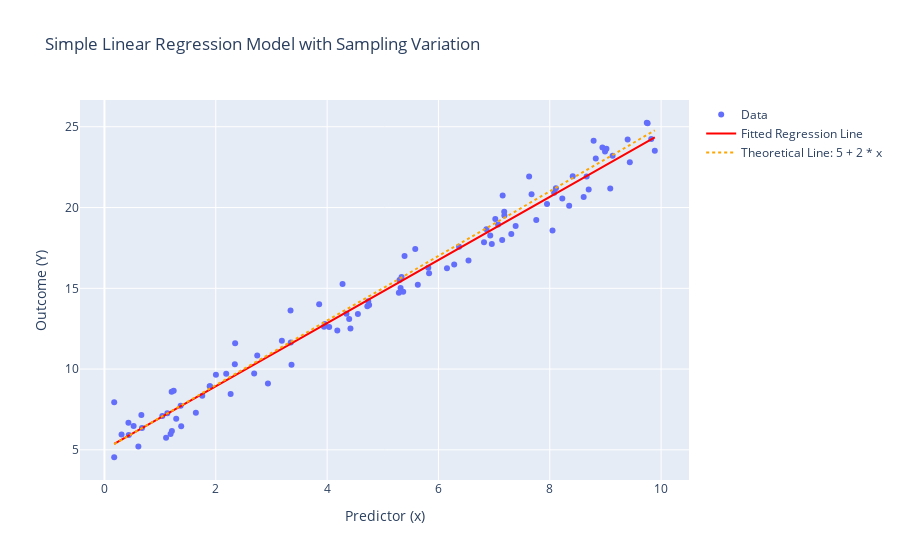

Write notebook code for a chart like this one.
### Markdown cell above
## Q3

### Code cell
import numpy as np
import pandas as pd
import plotly.graph_objects as go
import statsmodels.formula.api as smf

# Define parameters for the regression model
n = 100  # Sample size
beta0 = 5  # Theoretical intercept
beta1 = 2  # Theoretical slope
sigma = 1  # Standard deviation of the error term

# Function to generate a new dataset, fit the model, and plot both lines
def simulate_and_plot():
    # Generate predictor variable x from a uniform distribution
    x = np.random.uniform(0, 10, n)

    # Generate error terms from a normal distribution
    errors = np.random.normal(0, sigma, n)

    # Generate outcome variable Y according to the theoretical model
    Y = beta0 + beta1 * x + errors

    # Create a pandas DataFrame for use with statsmodels
    data = pd.DataFrame({'x': x, 'Y': Y})

    # Fit a Simple Linear Regression model using statsmodels
    model = smf.ols(formula='Y ~ x', data=data).fit()

    # Predicted values based on the fitted model
    data['Y_pred'] = model.predict(data['x'])

    # Define x range for plotting the theoretical line
    x_range = np.array([data['x'].min(), data['x'].max()])
    y_line = beta0 + beta1 * x_range  # Calculate theoretical line values

    # Visualization
    fig = go.Figure()

    # Scatter plot of the actual data points
    fig.add_trace(go.Scatter(x=data['x'], y=data['Y'], mode='markers', name='Data'))

    # Fitted regression line based on the sample
    fig.add_trace(go.Scatter(x=data['x'], y=data['Y_pred'], mode='lines', name='Fitted Regression Line', line=dict(color='red')))

    # Theoretical regression line (stays constant)
    fig.add_trace(go.Scatter(x=x_range, y=y_line, mode='lines', name=f'Theoretical Line: {beta0} + {beta1} * x', line=dict(dash='dot', color='orange')))

    fig.update_layout(title="Simple Linear Regression Model with Sampling Variation",
                      xaxis_title="Predictor (x)",
                      yaxis_title="Outcome (Y)")

    fig.show()

# Run the simulation and plotting function multiple times to see sampling variation
simulate_and_plot()

### Figure 1 — Plotly figure (JSON) as saved in the notebook; plotly's stock layout.template omitted (floating-point values rounded to 4 significant figures)
{"data": [{"mode": "markers", "name": "Data", "type": "scatter", "x": [1.89, 4.347, 5.367, 8.662, 6.371, 6.54, 2.267, 1.207, 8.348, 5.583, 9.399, 8.993, 6.819, 7.629, 5.301, 5.629, 1.107, 3.958, 4.419, 2.002, 3.347, 7.95, 2.342, 1.13, 4.397, 5.338, 8.225, 3.945, 8.049, 1.369, 4.738, 1.212, 6.283, 9.743, 0.524, 9.087, 6.862, 7.758, 7.185, 4.723, 2.689, 1.244, 0.1752, 3.343, 8.699, 1.896, 2.937, 8.079, 0.4308, 1.188, 2.187, 7.154, 2.348, 5.32, 3.187, 9.887, 8.826, 4.037, 7.387, 3.361, 1.757, 6.931, 8.946, 4.277, 6.153, 0.6631, 7.309, 7.021, 8.609, 7.145, 6.958, 1.379, 7.673, 2.745, 5.832, 0.674, 0.175, 9.823, 8.787, 9.018, 1.642, 9.438, 7.071, 4.183, 4.553, 1.039, 4.754, 5.289, 5.817, 5.391, 9.129, 0.3069, 7.182, 0.437, 0.6094, 1.289, 3.857, 8.412, 9.758, 8.11], "y": [8.943, 13.43, 14.78, 21.93, 17.57, 16.73, 8.457, 8.602, 20.12, 17.44, 24.21, 23.47, 17.86, 21.93, 15.51, 15.22, 5.742, 12.79, 12.51, 9.646, 11.65, 20.22, 10.3, 7.26, 13.1, 15.7, 20.55, 12.62, 18.58, 7.731, 14.21, 6.165, 16.47, 25.25, 6.474, 21.17, 18.66, 19.23, 19.5, 13.89, 9.733, 8.655, 7.95, 13.63, 21.11, 8.937, 9.109, 20.92, 6.67, 5.974, 9.712, 20.74, 11.61, 15.02, 11.75, 23.51, 23.04, 12.61, 18.86, 10.26, 8.349, 18.27, 23.71, 15.27, 16.24, 7.151, 18.36, 19.3, 20.65, 17.99, 17.75, 6.468, 20.82, 10.84, 15.94, 6.358, 4.541, 24.24, 24.13, 23.64, 7.293, 22.81, 18.96, 12.38, 13.4, 7.095, 13.96, 14.72, 16.27, 16.99, 23.2, 5.953, 19.73, 5.915, 5.208, 6.919, 14.01, 21.93, 25.21, 21.19]}, {"line": {"color": "red"}, "mode": "lines", "name": "Fitted Regression Line", "type": "scatter", "x": [1.89, 4.347, 5.367, 8.662, 6.371, 6.54, 2.267, 1.207, 8.348, 5.583, 9.399, 8.993, 6.819, 7.629, 5.301, 5.629, 1.107, 3.958, 4.419, 2.002, 3.347, 7.95, 2.342, 1.13, 4.397, 5.338, 8.225, 3.945, 8.049, 1.369, 4.738, 1.212, 6.283, 9.743, 0.524, 9.087, 6.862, 7.758, 7.185, 4.723, 2.689, 1.244, 0.1752, 3.343, 8.699, 1.896, 2.937, 8.079, 0.4308, 1.188, 2.187, 7.154, 2.348, 5.32, 3.187, 9.887, 8.826, 4.037, 7.387, 3.361, 1.757, 6.931, 8.946, 4.277, 6.153, 0.6631, 7.309, 7.021, 8.609, 7.145, 6.958, 1.379, 7.673, 2.745, 5.832, 0.674, 0.175, 9.823, 8.787, 9.018, 1.642, 9.438, 7.071, 4.183, 4.553, 1.039, 4.754, 5.289, 5.817, 5.391, 9.129, 0.3069, 7.182, 0.437, 0.6094, 1.289, 3.857, 8.412, 9.758, 8.11], "y": [8.72, 13.52, 15.51, 21.95, 17.48, 17.81, 9.456, 7.385, 21.34, 15.94, 23.39, 22.6, 18.35, 19.93, 15.38, 16.03, 7.189, 12.76, 13.66, 8.939, 11.57, 20.56, 9.603, 7.234, 13.62, 15.46, 21.1, 12.74, 20.76, 7.701, 14.29, 7.394, 17.3, 24.07, 6.05, 22.78, 18.44, 20.19, 19.07, 14.25, 10.28, 7.457, 5.368, 11.56, 22.03, 8.732, 10.77, 20.81, 5.868, 7.347, 9.3, 19.01, 9.614, 15.42, 11.25, 24.35, 22.27, 12.92, 19.46, 11.59, 8.459, 18.57, 22.51, 13.38, 17.05, 6.322, 19.31, 18.75, 21.85, 18.99, 18.62, 7.72, 20.02, 10.39, 16.42, 6.343, 5.368, 24.22, 22.2, 22.65, 8.235, 23.47, 18.84, 13.2, 13.92, 7.057, 14.32, 15.36, 16.39, 15.56, 22.86, 5.626, 19.06, 5.88, 6.217, 7.545, 12.56, 21.46, 24.09, 20.87]}, {"line": {"color": "orange", "dash": "dot"}, "mode": "lines", "name": "Theoretical Line: 5 + 2 * x", "type": "scatter", "x": [0.175, 9.887], "y": [5.35, 24.77]}], "layout": {"title": {"text": "Simple Linear Regression Model with Sampling Variation"}, "xaxis": {"title": {"text": "Predictor (x)"}}, "yaxis": {"title": {"text": "Outcome (Y)"}}}}
